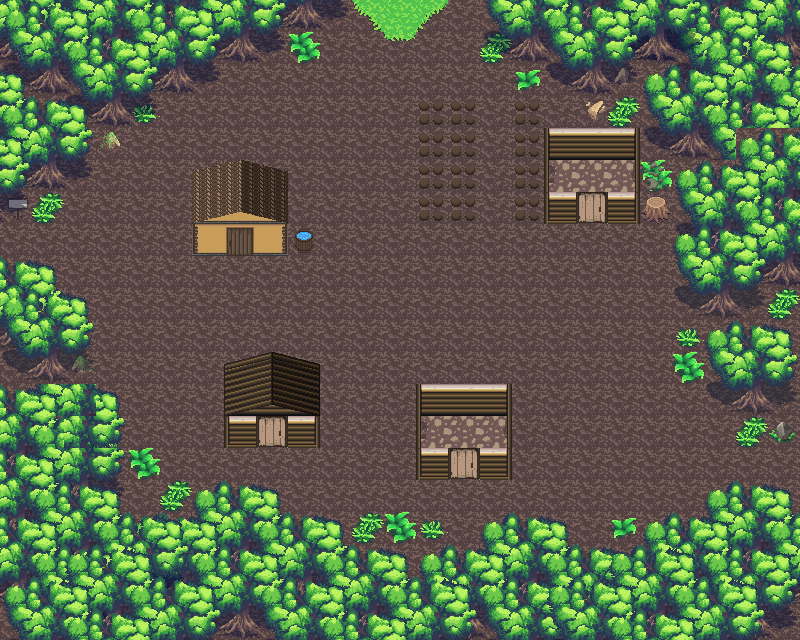

A 2D game scene composited from a Tiled map and its tileset images. What follows is a short description and the map's XML, with each tile layer's data collapsed to a summary:
An orthogonal 25x20 tile map with 32x32 px tiles, 4 tile layers (Ground, Calque 2, Calque 3, Calque 4), 3 tilesets and 39 objects (31x obstacle, 3x gate, npc8, npc4, npc12, ...).

<map version="1.2" tiledversion="1.2.5" orientation="orthogonal" renderorder="right-down" width="25" height="20" tilewidth="32" tileheight="32" infinite="0" nextlayerid="7" nextobjectid="69">
 <tileset firstgid="1" source="assetsPack/spring_tileset.tsx" />
 <tileset firstgid="841" source="assetsPack/town_tileset.tsx" />
 <tileset firstgid="1691" source="assetsPack/interior_tileset.tsx" />
 <layer id="1" name="Ground" width="25" height="20">
  <data>[500 cells, 500 non-empty, 1 distinct tile ids]</data>
 </layer>
 <layer id="3" name="Calque 2" width="25" height="20">
  <data>[500 cells, 150 non-empty, 50 distinct tile ids]</data>
 </layer>
 <layer id="4" name="Calque 3" width="25" height="20">
  <data>[500 cells, 190 non-empty, 55 distinct tile ids]</data>
 </layer>
 <layer id="6" name="Calque 4" width="25" height="20">
  <data>[500 cells, 86 non-empty, 37 distinct tile ids]</data>
 </layer>
 <objectgroup id="5" name="Calque d'objets 1">
  <object id="1" type="obstacle" x="0" y="160" width="64" height="64" />
  <object id="2" type="obstacle" x="32" y="288" width="64" height="96" />
  <object id="4" type="obstacle" x="0" y="256" width="64" height="32" />
  <object id="5" type="obstacle" x="96" y="384" width="32" height="128" />
  <object id="12" type="obstacle" x="64" y="96" width="64" height="64" />
  <object id="13" type="obstacle" x="128" y="32" width="64" height="64" />
  <object id="14" type="obstacle" x="192" y="0" width="64" height="64" />
  <object id="17" type="obstacle" x="576" y="64" width="32" height="64" />
  <object id="18" type="obstacle" x="512" y="32" width="64" height="32" />
  <object id="19" type="obstacle" x="640" y="192" width="32" height="32" />
  <object id="20" type="obstacle" x="672" y="128" width="32" height="160" />
  <object id="21" type="obstacle" x="736" y="384" width="64" height="32" />
  <object id="22" type="obstacle" x="704" y="288" width="32" height="96" />
  <object id="23" type="obstacle" x="704" y="480" width="96" height="64" />
  <object id="24" type="obstacle" x="640" y="512" width="64" height="32" />
  <object id="25" type="obstacle" x="576" y="544" width="64" height="32" />
  <object id="45" type="obstacle" x="224" y="352" width="96" height="96" />
  <object id="47" type="obstacle" x="288" y="224" width="32" height="32" />
  <object id="48" type="obstacle" x="768" y="416" width="32" height="32" />
  <object id="49" type="obstacle" x="480" y="512" width="96" height="32" />
  <object id="50" type="obstacle" x="352" y="544" width="128" height="32" />
  <object id="51" type="obstacle" x="288" y="512" width="64" height="32" />
  <object id="52" type="obstacle" x="192" y="480" width="96" height="32" />
  <object id="53" type="obstacle" x="128" y="512" width="64" height="32" />
  <object id="54" name="map0" type="gate" x="0" y="224" width="32" height="32">
   <properties>
    <property name="dx" type="int" value="-1" />
    <property name="dy" type="int" value="0" />
   </properties>
  </object>
  <object id="55" type="obstacle" x="640" y="64" width="32" height="64" />
  <object id="56" type="obstacle" x="608" y="64" width="32" height="32" />
  <object id="57" type="obstacle" x="192" y="160" width="96" height="96" />
  <object id="58" name="mDnpc1" type="npc8" x="384" y="224" width="32" height="32">
   <properties>
    <property name="look_to" value="s" />
   </properties>
  </object>
  <object id="59" name="map2" type="gate" x="384" y="0" width="32" height="32">
   <properties>
    <property name="dx" type="int" value="0" />
    <property name="dy" type="int" value="-1" />
   </properties>
  </object>
  <object id="60" type="obstacle" x="480" y="0" width="64" height="32" />
  <object id="61" type="obstacle" x="256" y="0" width="64" height="32" />
  <object id="62" name="map1" type="gate" x="768" y="448" width="32" height="32">
   <properties>
    <property name="dx" type="int" value="1" />
    <property name="dy" type="int" value="0" />
   </properties>
  </object>
  <object id="63" name="mDnpc2" type="npc4" x="608" y="224" width="32" height="32">
   <properties>
    <property name="look_to" value="s" />
   </properties>
  </object>
  <object id="64" name="mDnpc3" type="npc12" x="704" y="416" width="32" height="32">
   <properties>
    <property name="look_to" value="q" />
   </properties>
  </object>
  <object id="65" name="mDnpc4" type="npc28" x="480" y="128" width="32" height="32">
   <properties>
    <property name="look_to" value="d" />
   </properties>
  </object>
  <object id="66" name="mDnpc0" type="npc13" x="256" y="256" width="32" height="32">
   <properties>
    <property name="look_to" value="s" />
   </properties>
  </object>
  <object id="67" type="obstacle" x="416" y="384" width="96" height="96" />
  <object id="68" type="obstacle" x="544" y="128" width="96" height="96" />
 </objectgroup>
</map>
